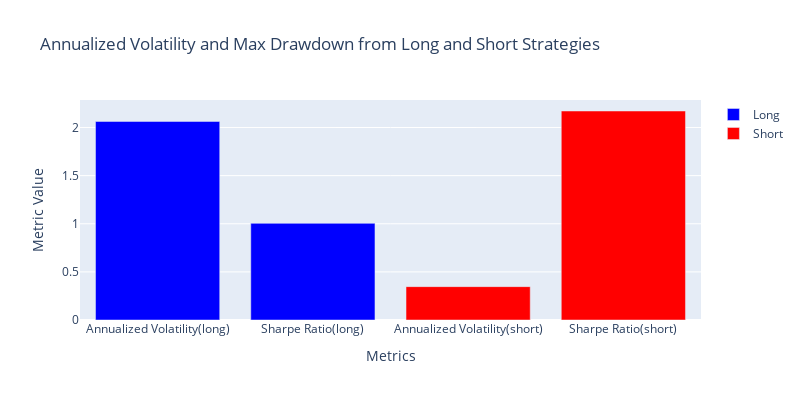

Notebook source saved alongside this figure:
### Code cell
# Annualized Volatility and Max Drawdown from Long and Short Strategies
# Create a figure
fig = go.Figure()

# Add bars for the Long Strategy - Volatility and Drawdown
fig.add_trace(go.Bar(
    x=["Annualized Volatility(long)", "Sharpe Ratio(long)"], 
    y=[long_momentum_strategy_test.annualized_volatility_value, long_momentum_strategy_test.sharpe_ratio_value],
    name="Long",
    marker_color='blue'
))

# Add bars for the Short Strategy - Volatility and Drawdown
fig.add_trace(go.Bar(
    x=["Annualized Volatility(short)", "Sharpe Ratio(short)"], 
    y=[short_momentum_strategy_test.annualized_volatility_value, short_momentum_strategy_test.sharpe_ratio_value],
    name="Short",
    marker_color='red'
))

# Update layout for grouped bars
fig.update_layout(
    title="Annualized Volatility and Max Drawdown from Long and Short Strategies",
    xaxis_title="Metrics",
    yaxis_title="Metric Value",
    barmode='group',  # Group bars side-by-side
    width=800,
    height=400
)

# Show the plot
fig.show()

### Figure 1 — Plotly figure (JSON) as saved in the notebook; plotly's stock layout.template omitted (floating-point values rounded to 4 significant figures)
{"data": [{"marker": {"color": "blue"}, "name": "Long", "type": "bar", "x": ["Annualized Volatility(long)", "Sharpe Ratio(long)"], "y": [2.063, 1.005]}, {"marker": {"color": "red"}, "name": "Short", "type": "bar", "x": ["Annualized Volatility(short)", "Sharpe Ratio(short)"], "y": [0.3468, 2.172]}], "layout": {"barmode": "group", "height": 400, "title": {"text": "Annualized Volatility and Max Drawdown from Long and Short Strategies"}, "width": 800, "xaxis": {"title": {"text": "Metrics"}}, "yaxis": {"title": {"text": "Metric Value"}}}}
